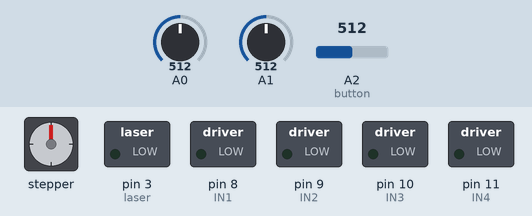
Recording of a sketch running on a simulated Arduino Uno, built with avr-gcc and run on an emulated ATmega328P. On the bench: stepper motor, switched loads named in the sketch (green lamp = pin HIGH). Wiring (inferred from the names in the program): stepper motor (200 steps per turn assumed): coils pin 4, pin 5, pin 6, pin 7. Inputs (shaded band) come from the test bench; at power-on: A0 = 512, A1 = 512, A2 (button) = 512. Pins used as bus, display or sensor lines are not drawn.

Above: at 1.2 s.
1.3 s: A0 set to 555
2.8 s: A0 set to 577
At 3.27 s:
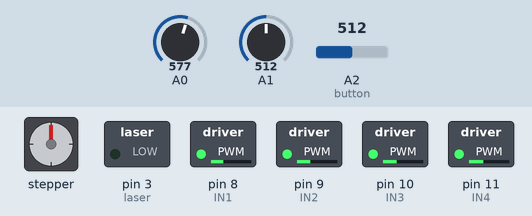
5.8 s: A1 set to 551
8.8 s: A1 set to 573
At 9.22 s:
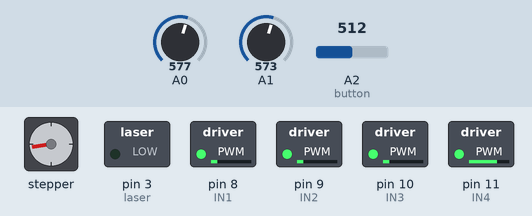
At 9.82 s:
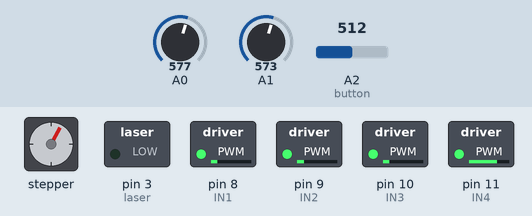
11.8 s: A2 (button) set to 3
14.8 s: A2 (button) set to 0
At 15.23 s:
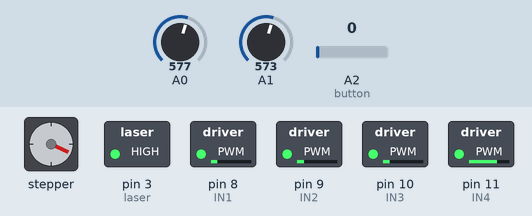
Timing chart, 0 to 18.8 s (numbered marks = the images above; inputs shaded):
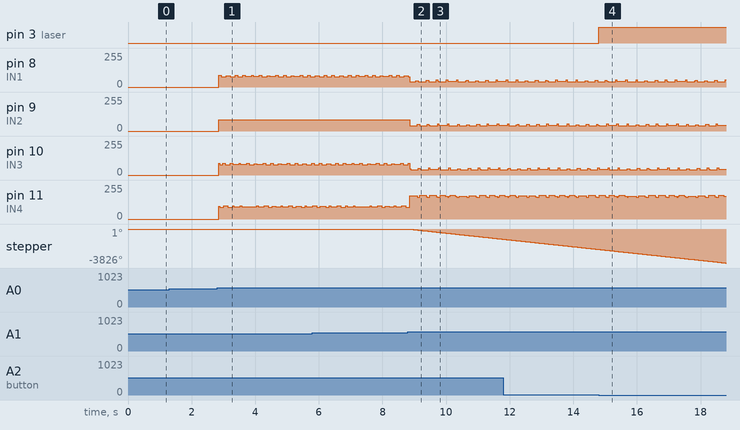

Measured:
- the behaviour switches between 563 and 564 on A0 (found by bisection; images 0 and 1)
- the behaviour switches between 563 and 564 on A1 (found by bisection; images 1 and 2)
- the behaviour switches between 2 and 1 on A2 (button) (found by bisection; images 3 and 4)
- after the input at 1.3 s, every drawn part: stays the same
- after the input at 2.8 s, pin 9 (IN2): 0/255 → 83/255 after 0.05 s
- after the input at 8.8 s, stepper: keeps turning counter-clockwise at about 386°/s, starting at once
- after the input at 14.8 s, pin 3 (laser): LOW → HIGH at once

The sketch:

Mini_Turret.ino
```cpp
#include <Stepper.h>

//Input Pins for (Up/Down) Motor
#define IN1  8
#define IN2  9
#define IN3  10
#define IN4  11

//Input Pins for (Left/Right) Motor
#define IN5  4
#define IN6  5
#define IN7  6
#define IN8  7

//Input pin for laser
#define laser 3
int laserstate;
int previous;
long time = 0;
long debounce = 200;

int button = A2;
int buttonval;
int Steps = 0;
int stepsPerRevolution = 4095;
boolean xdir = true;
unsigned long last_time;
unsigned long currentMillis ;
int steps_left=4095;


Stepper myStepper(stepsPerRevolution, 8, 9, 10, 11);
Stepper myStepper2(stepsPerRevolution, 8, 9, 10, 11);


void setup(){

//Serial.begin(9600);
pinMode(IN1, OUTPUT);
pinMode(IN2, OUTPUT);
pinMode(IN3, OUTPUT);
pinMode(IN4, OUTPUT);
pinMode(IN5, OUTPUT);
pinMode(IN6, OUTPUT);
pinMode(IN7, OUTPUT);
pinMode(IN8, OUTPUT);
//pinMode(button, INPUT);
pinMode(laser,OUTPUT);
digitalWrite(laser, LOW);

const int x = 0;
const int y = 1;
int xval = 0;
int yval = 0;
int xdir = 0;
int ydir = 0;

}


void loop() {
  // put your main code here, to run repeatedly:
int Steps = 0;
int xval = 0;
int yval = 0;
int xdir = 0;
int ydir = 0;

//Set delay between coil activations, which controls the angular velocity
const int totalspeed = 1;

//Read input from joystick x-axis and y-axis
xval = analogRead(0);
yval = analogRead(1);

//Map analog values to 0-100 and then -49 to get both negative and positive numbers
//which changes the direction of the stepper
xval = map(xval, 0, 1024, 0, 100);
xval = xval - 49;
yval = map(yval, 0, 1024, 0, 100);
yval = yval - 49;

//Sets both the x and y direction of rotation with a dead zone in the middle
//to account for any voltage variance coming from the joystick pots
if (xval < -2){xdir=1;}
if (xval > 5){xdir=3;}
if (yval < -2){ydir=1;}
if (yval > 5){ydir=3;}

//Setting the speed of rotation to a constant
int xspeed = totalspeed; //Delay time

//Spin " " Direction at speed xspeed
if (xdir ==1){
     digitalWrite(IN1, LOW);
     digitalWrite(IN2, LOW);
     digitalWrite(IN3, LOW);
     digitalWrite(IN4, HIGH);
 delay(xspeed);
     digitalWrite(IN1, LOW);
     digitalWrite(IN2, LOW);
     digitalWrite(IN3, HIGH);
     digitalWrite(IN4, HIGH);
 delay(xspeed);
     digitalWrite(IN1, LOW);
     digitalWrite(IN2, LOW);
     digitalWrite(IN3, HIGH);
     digitalWrite(IN4, LOW);
 delay(xspeed);
     digitalWrite(IN1, LOW);
     digitalWrite(IN2, HIGH);
     digitalWrite(IN3, HIGH);
     digitalWrite(IN4, LOW);
 delay(xspeed);
     digitalWrite(IN1, LOW);
     digitalWrite(IN2, HIGH);
     digitalWrite(IN3, LOW);
     digitalWrite(IN4, LOW);
 delay(xspeed);
     digitalWrite(IN1, HIGH);
     digitalWrite(IN2, HIGH);
     digitalWrite(IN3, LOW);
     digitalWrite(IN4, LOW);
 delay(xspeed);
     digitalWrite(IN1, HIGH);
     digitalWrite(IN2, LOW);
     digitalWrite(IN3, LOW);
     digitalWrite(IN4, LOW);
  delay(xspeed);
     digitalWrite(IN1, HIGH);
     digitalWrite(IN2, LOW);
     digitalWrite(IN3, LOW);
     digitalWrite(IN4, HIGH);
 delay(xspeed);
     digitalWrite(IN1, LOW);
     digitalWrite(IN2, LOW);
     digitalWrite(IN3, LOW);
     digitalWrite(IN4, LOW);
 delay(xspeed);
}

//Spin " " Direction at speed xspeed
if (xdir == 3){
     digitalWrite(IN1, LOW);
     digitalWrite(IN2, LOW);
     digitalWrite(IN3, LOW);
     digitalWrite(IN4, LOW);
 delay(xspeed);
     digitalWrite(IN1, HIGH);
     digitalWrite(IN2, LOW);
     digitalWrite(IN3, LOW);
     digitalWrite(IN4, HIGH);
 delay(xspeed);
     digitalWrite(IN1, HIGH);
     digitalWrite(IN2, LOW);
     digitalWrite(IN3, LOW);
     digitalWrite(IN4, LOW);
 delay(xspeed);
     digitalWrite(IN1, HIGH);
     digitalWrite(IN2, HIGH);
     digitalWrite(IN3, LOW);
     digitalWrite(IN4, LOW);
 delay(xspeed);
     digitalWrite(IN1, LOW);
     digitalWrite(IN2, HIGH);
     digitalWrite(IN3, LOW);
     digitalWrite(IN4, LOW);
 delay(xspeed);
     digitalWrite(IN1, LOW);
     digitalWrite(IN2, HIGH);
     digitalWrite(IN3, HIGH);
     digitalWrite(IN4, LOW);
 delay(xspeed);
     digitalWrite(IN1, LOW);
     digitalWrite(IN2, LOW);
     digitalWrite(IN3, HIGH);
     digitalWrite(IN4, LOW);
 delay(xspeed);
     digitalWrite(IN1, LOW);
     digitalWrite(IN2, LOW);
     digitalWrite(IN3, HIGH);
     digitalWrite(IN4, HIGH);
 delay(xspeed);
     digitalWrite(IN1, LOW);
     digitalWrite(IN2, LOW);
     digitalWrite(IN3, LOW);
     digitalWrite(IN4, HIGH);
 delay(xspeed);
}

//motor for up down!!!!
int yspeed = totalspeed; //Delay time
if (ydir ==3){
     digitalWrite(IN5, LOW);
     digitalWrite(IN6, LOW);
     digitalWrite(IN7, LOW);
     digitalWrite(IN8, HIGH);
 delay(yspeed);
     digitalWrite(IN5, LOW);
     digitalWrite(IN6, LOW);
     digitalWrite(IN7, HIGH);
     digitalWrite(IN8, HIGH);
 delay(yspeed);
     digitalWrite(IN5, LOW);
     digitalWrite(IN6, LOW);
     digitalWrite(IN7, HIGH);
     digitalWrite(IN8, LOW);
 delay(yspeed);
     digitalWrite(IN5, LOW);
     digitalWrite(IN6, HIGH);
     digitalWrite(IN7, HIGH);
     digitalWrite(IN8, LOW);
 delay(yspeed);
     digitalWrite(IN5, LOW);
     digitalWrite(IN6, HIGH);
     digitalWrite(IN7, LOW);
     digitalWrite(IN8, LOW);
 delay(yspeed);
     digitalWrite(IN5, HIGH);
     digitalWrite(IN6, HIGH);
     digitalWrite(IN7, LOW);
     digitalWrite(IN8, LOW);
 delay(yspeed);
     digitalWrite(IN5, HIGH);
     digitalWrite(IN6, LOW);
     digitalWrite(IN7, LOW);
     digitalWrite(IN8, LOW);
 delay(yspeed);
     digitalWrite(IN5, HIGH);
     digitalWrite(IN6, LOW);
     digitalWrite(IN7, LOW);
     digitalWrite(IN8, HIGH);
 delay(yspeed);
     digitalWrite(IN5, LOW);
     digitalWrite(IN6, LOW);
     digitalWrite(IN7, LOW);
     digitalWrite(IN8, LOW);
 delay(yspeed);
}

if (ydir == 1){
     digitalWrite(IN5, LOW);
     digitalWrite(IN6, LOW);
     digitalWrite(IN7, LOW);
     digitalWrite(IN8, LOW);
 delay(yspeed);
    digitalWrite(IN5, HIGH);
     digitalWrite(IN6, LOW);
     digitalWrite(IN7, LOW);
     digitalWrite(IN8, HIGH);
 delay(yspeed);
     digitalWrite(IN5, HIGH);
     digitalWrite(IN6, LOW);
     digitalWrite(IN7, LOW);
     digitalWrite(IN8, LOW);
 delay(yspeed);
     digitalWrite(IN5, HIGH);
     digitalWrite(IN6, HIGH);
     digitalWrite(IN7, LOW);
     digitalWrite(IN8, LOW);
 delay(yspeed);
     digitalWrite(IN5, LOW);
     digitalWrite(IN6, HIGH);
     digitalWrite(IN7, LOW);
     digitalWrite(IN8, LOW);
 delay(yspeed);
     digitalWrite(IN5, LOW);
     digitalWrite(IN6, HIGH);
     digitalWrite(IN7, HIGH);
     digitalWrite(IN8, LOW);
 delay(yspeed);
     digitalWrite(IN5, LOW);
     digitalWrite(IN6, LOW);
     digitalWrite(IN7, HIGH);
     digitalWrite(IN8, LOW);
 delay(yspeed);
     digitalWrite(IN5, LOW);
     digitalWrite(IN6, LOW);
     digitalWrite(IN7, HIGH);
     digitalWrite(IN8, HIGH);
 delay(yspeed);
     digitalWrite(IN5, LOW);
     digitalWrite(IN6, LOW);
     digitalWrite(IN7, LOW);
     digitalWrite(IN8, HIGH);
 delay(yspeed);
}

buttonval = analogRead(button);

if (buttonval < 2 && previous > 2 && yval > -15){

  if(laserstate == HIGH){
    laserstate = LOW;
  }

  else {laserstate = HIGH;}
  time = millis();
  }

digitalWrite(laser, laserstate);

previous = buttonval;

}
```
